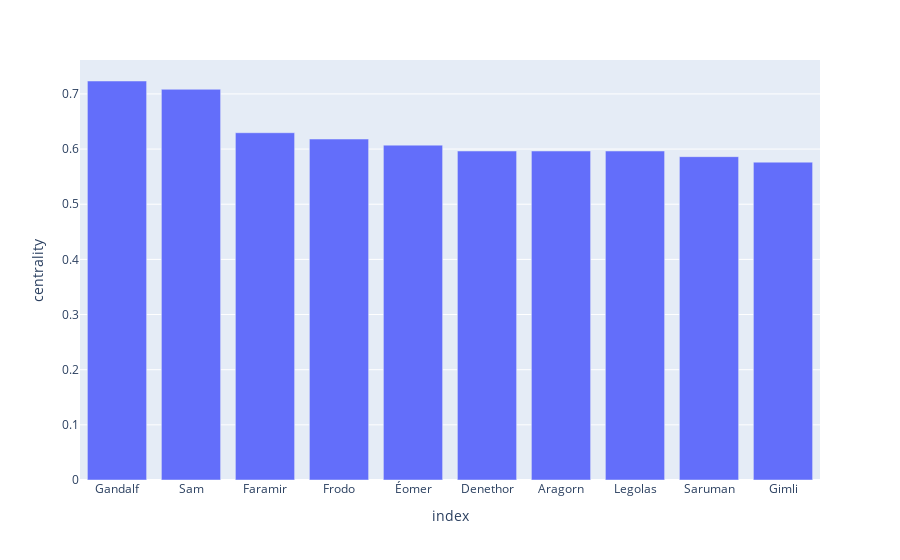

The cell this chart's notebook holds for it:
### Markdown cell above
## Closeness centrality

### Code cell
# Closeness centrality
closeness = nx.closeness_centrality(G)
closeness_df = pd.DataFrame.from_dict(closeness, orient='index', columns=['centrality'])
# Plot top 10 nodes
top_nodes = closeness_df.sort_values('centrality', ascending=False).head(10)
fig_closeness= px.bar(top_nodes, x=top_nodes.index, y='centrality')
fig_closeness.show()

### Figure 1 — Plotly figure (JSON) as saved in the notebook; plotly's stock layout.template omitted (floating-point values rounded to 4 significant figures)
{"data": [{"alignmentgroup": "True", "hovertemplate": "index=%{x}<br>centrality=%{y}<extra></extra>", "legendgroup": "", "marker": {"color": "#636efa", "pattern": {"shape": ""}}, "name": "", "offsetgroup": "", "orientation": "v", "showlegend": false, "textposition": "auto", "type": "bar", "x": ["Gandalf", "Sam", "Faramir", "Frodo", "Éomer", "Denethor", "Aragorn", "Legolas", "Saruman", "Gimli"], "xaxis": "x", "y": [0.7234, 0.7083, 0.6296, 0.6182, 0.6071, 0.5965, 0.5965, 0.5965, 0.5862, 0.5763], "yaxis": "y"}], "layout": {"barmode": "relative", "legend": {"tracegroupgap": 0}, "margin": {"t": 60}, "xaxis": {"anchor": "y", "domain": [0, 1], "title": {"text": "index"}}, "yaxis": {"anchor": "x", "domain": [0, 1], "title": {"text": "centrality"}}}}
